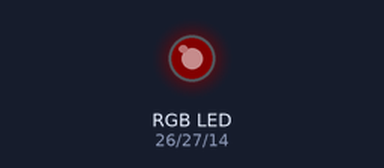
The sketch below on a simulated ESP32. Shown: an RGB LED mixed from three pins (HIGH = lit). Dim RGB values are drawn brighter than linear.

Above: at 0.05 s.
At 1.4 s:
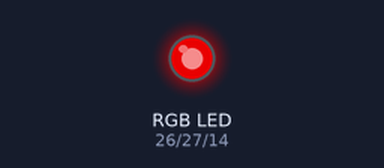
At 2.8 s:
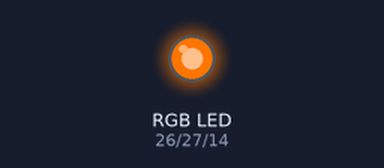
At 5.6 s:
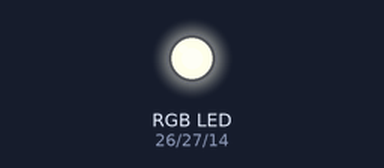
At 8.35 s:
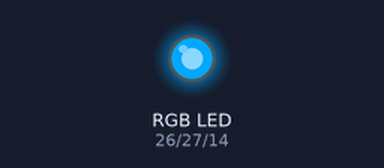
At 11.15 s:
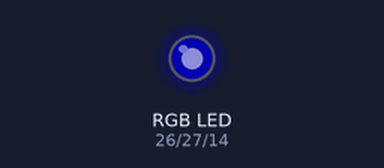
Timing chart, 0 to 15.0 s (numbered marks = the images above):
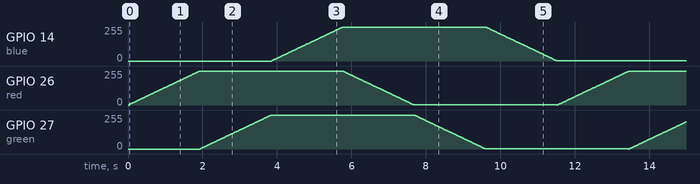

The sketch:

RGB_Led.ino
```cpp
const int red = 26;
const int green = 27;
const int blue = 14;

const int freq = 5000;
const int redChannel = 0;
const int greenChannel = 1;
const int blueChannel = 2;
const int resolution = 8;

void setup() {
  ledcSetup(redChannel, freq, resolution);
  ledcSetup(greenChannel, freq, resolution);
  ledcSetup(blueChannel, freq, resolution);

  ledcAttachPin(red, redChannel);
  ledcAttachPin(green, greenChannel);
  ledcAttachPin(blue, blueChannel);
}

void loop() {
  for(int dutyCycle = 0; dutyCycle <= 255; dutyCycle+=2){
    ledcWrite(redChannel, dutyCycle);
    delay(15);
  }
  for(int dutyCycle = 0; dutyCycle <= 255; dutyCycle+=2){
    ledcWrite(greenChannel, dutyCycle);
    delay(15);
  }
  for(int dutyCycle = 0; dutyCycle <= 255; dutyCycle+=2){
    ledcWrite(blueChannel, dutyCycle);
    delay(15);
  }

  for(int dutyCycle = 255; dutyCycle >= 0; dutyCycle-=2){
    ledcWrite(redChannel, dutyCycle);
    delay(15);
  }
  for(int dutyCycle = 255; dutyCycle >= 0; dutyCycle-=2){
    ledcWrite(greenChannel, dutyCycle);
    delay(15);
  }
  for(int dutyCycle = 255; dutyCycle >= 0; dutyCycle-=2){
    ledcWrite(blueChannel, dutyCycle);
    delay(15);
  }
}
```
